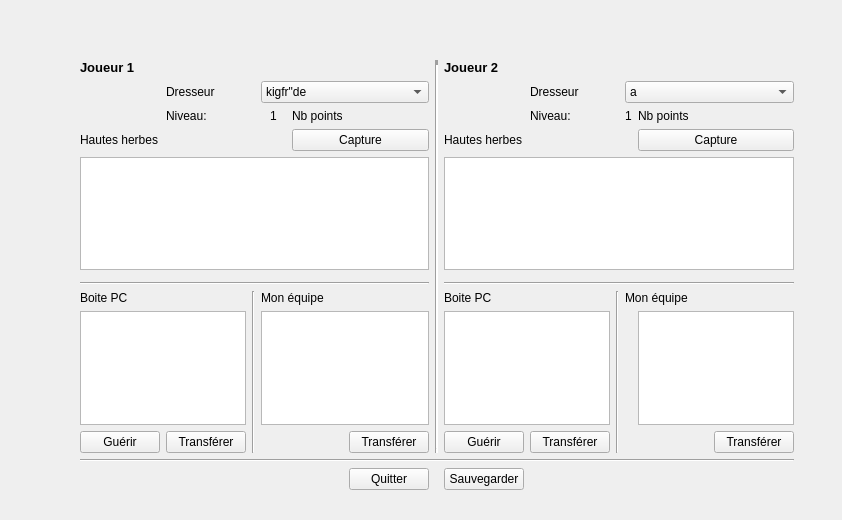
<?xml version="1.0" encoding="UTF-8"?>
<ui version="4.0">
 <class>Widget</class>
 <widget class="QMainWindow" name="Widget">
  <property name="geometry">
   <rect>
    <x>0</x>
    <y>0</y>
    <width>842</width>
    <height>520</height>
   </rect>
  </property>
  <property name="windowTitle">
   <string>Widget</string>
  </property>
  <widget class="QWidget" name="centralwidget">
   <widget class="QStackedWidget" name="stackedWidget">
    <property name="geometry">
     <rect>
      <x>10</x>
      <y>10</y>
      <width>821</width>
      <height>501</height>
     </rect>
    </property>
    <property name="currentIndex">
     <number>2</number>
    </property>
    <widget class="QWidget" name="menu">
     <widget class="QWidget" name="gridLayoutWidget_3">
      <property name="geometry">
       <rect>
        <x>280</x>
        <y>190</y>
        <width>281</width>
        <height>131</height>
       </rect>
      </property>
      <layout class="QGridLayout" name="gridLayout_3">
       <item row="1" column="0">
        <widget class="QPushButton" name="jouer">
         <property name="text">
          <string>JOUER</string>
         </property>
        </widget>
       </item>
       <item row="0" column="0">
        <widget class="QLabel" name="label_20">
         <property name="text">
          <string>MENU</string>
         </property>
         <property name="alignment">
          <set>Qt::AlignCenter</set>
         </property>
        </widget>
       </item>
       <item row="2" column="0">
        <widget class="QPushButton" name="gerer">
         <property name="text">
          <string>GERER</string>
         </property>
        </widget>
       </item>
      </layout>
     </widget>
    </widget>
    <widget class="QWidget" name="jouer_2">
     <property name="autoFillBackground">
      <bool>false</bool>
     </property>
     <widget class="QWidget" name="gridLayoutWidget_2">
      <property name="geometry">
       <rect>
        <x>150</x>
        <y>70</y>
        <width>542</width>
        <height>321</height>
       </rect>
      </property>
      <layout class="QGridLayout" name="gridLayout_2">
       <property name="leftMargin">
        <number>0</number>
       </property>
       <property name="topMargin">
        <number>0</number>
       </property>
       <property name="rightMargin">
        <number>0</number>
       </property>
       <property name="bottomMargin">
        <number>0</number>
       </property>
       <item row="7" column="5">
        <widget class="QProgressBar" name="progressBar_4">
         <property name="layoutDirection">
          <enum>Qt::RightToLeft</enum>
         </property>
         <property name="maximum">
          <number>500</number>
         </property>
         <property name="value">
          <number>386</number>
         </property>
         <property name="format">
          <string>%v/%m PV</string>
         </property>
        </widget>
       </item>
       <item row="0" column="5">
        <spacer name="horizontalSpacer_3">
         <property name="orientation">
          <enum>Qt::Horizontal</enum>
         </property>
         <property name="sizeHint" stdset="0">
          <size>
           <width>40</width>
           <height>20</height>
          </size>
         </property>
        </spacer>
       </item>
       <item row="0" column="3" rowspan="8">
        <widget class="Line" name="line_4">
         <property name="orientation">
          <enum>Qt::Vertical</enum>
         </property>
        </widget>
       </item>
       <item row="7" column="0">
        <widget class="QProgressBar" name="progressBar_3">
         <property name="maximum">
          <number>500</number>
         </property>
         <property name="value">
          <number>172</number>
         </property>
         <property name="format">
          <string>%v/%m PV</string>
         </property>
        </widget>
       </item>
       <item row="0" column="1">
        <widget class="QProgressBar" name="progressBar">
         <property name="enabled">
          <bool>true</bool>
         </property>
         <property name="font">
          <font>
           <kerning>true</kerning>
          </font>
         </property>
         <property name="layoutDirection">
          <enum>Qt::RightToLeft</enum>
         </property>
         <property name="maximum">
          <number>500</number>
         </property>
         <property name="value">
          <number>386</number>
         </property>
         <property name="textVisible">
          <bool>true</bool>
         </property>
         <property name="format">
          <string>%v/%m PV</string>
         </property>
        </widget>
       </item>
       <item row="1" column="0">
        <spacer name="horizontalSpacer_2">
         <property name="orientation">
          <enum>Qt::Horizontal</enum>
         </property>
         <property name="sizeHint" stdset="0">
          <size>
           <width>40</width>
           <height>20</height>
          </size>
         </property>
        </spacer>
       </item>
       <item row="6" column="4">
        <widget class="QPushButton" name="pushButton_13">
         <property name="text">
          <string>ATTAQUE</string>
         </property>
        </widget>
       </item>
       <item row="7" column="4">
        <widget class="QPushButton" name="menu_3">
         <property name="text">
          <string>Menu</string>
         </property>
        </widget>
       </item>
       <item row="6" column="1">
        <widget class="QPushButton" name="pushButton_12">
         <property name="text">
          <string>ATTAQUE</string>
         </property>
        </widget>
       </item>
       <item row="5" column="4">
        <spacer name="verticalSpacer">
         <property name="orientation">
          <enum>Qt::Vertical</enum>
         </property>
         <property name="sizeHint" stdset="0">
          <size>
           <width>20</width>
           <height>80</height>
          </size>
         </property>
        </spacer>
       </item>
       <item row="3" column="5">
        <spacer name="verticalSpacer_2">
         <property name="orientation">
          <enum>Qt::Vertical</enum>
         </property>
         <property name="sizeHint" stdset="0">
          <size>
           <width>20</width>
           <height>40</height>
          </size>
         </property>
        </spacer>
       </item>
       <item row="7" column="1">
        <widget class="QPushButton" name="menu_2">
         <property name="text">
          <string>Menu</string>
         </property>
        </widget>
       </item>
       <item row="0" column="0">
        <spacer name="horizontalSpacer">
         <property name="orientation">
          <enum>Qt::Horizontal</enum>
         </property>
         <property name="sizeHint" stdset="0">
          <size>
           <width>40</width>
           <height>20</height>
          </size>
         </property>
        </spacer>
       </item>
       <item row="5" column="5" rowspan="2">
        <widget class="QLabel" name="test_img">
         <property name="sizePolicy">
          <sizepolicy hsizetype="Preferred" vsizetype="Preferred">
           <horstretch>0</horstretch>
           <verstretch>0</verstretch>
          </sizepolicy>
         </property>
         <property name="text">
          <string> </string>
         </property>
         <property name="textFormat">
          <enum>Qt::AutoText</enum>
         </property>
        </widget>
       </item>
       <item row="0" column="4">
        <widget class="QProgressBar" name="progressBar_2">
         <property name="layoutDirection">
          <enum>Qt::LeftToRight</enum>
         </property>
         <property name="maximum">
          <number>500</number>
         </property>
         <property name="value">
          <number>172</number>
         </property>
         <property name="textDirection">
          <enum>QProgressBar::TopToBottom</enum>
         </property>
         <property name="format">
          <string>%v/%m PV</string>
         </property>
        </widget>
       </item>
       <item row="4" column="5">
        <widget class="QLabel" name="label_15">
         <property name="text">
          <string> </string>
         </property>
        </widget>
       </item>
       <item row="5" column="0" rowspan="2">
        <widget class="QLabel" name="img2">
         <property name="text">
          <string/>
         </property>
        </widget>
       </item>
       <item row="1" column="1" rowspan="3">
        <widget class="QLabel" name="img3">
         <property name="text">
          <string/>
         </property>
        </widget>
       </item>
       <item row="1" column="4" rowspan="3">
        <widget class="QLabel" name="img1">
         <property name="text">
          <string> </string>
         </property>
        </widget>
       </item>
      </layout>
     </widget>
    </widget>
    <widget class="QWidget" name="gerer_2">
     <widget class="QWidget" name="gridLayoutWidget">
      <property name="geometry">
       <rect>
        <x>70</x>
        <y>50</y>
        <width>714</width>
        <height>430</height>
       </rect>
      </property>
      <layout class="QGridLayout" name="gridLayout">
       <item row="10" column="0">
        <widget class="QPushButton" name="pushButton_3">
         <property name="text">
          <string>Guérir</string>
         </property>
        </widget>
       </item>
       <item row="10" column="5">
        <widget class="QPushButton" name="pushButton_7">
         <property name="text">
          <string>Transférer</string>
         </property>
        </widget>
       </item>
       <item row="10" column="1">
        <widget class="QPushButton" name="pushButton_4">
         <property name="text">
          <string>Transférer</string>
         </property>
        </widget>
       </item>
       <item row="1" column="0" colspan="2">
        <widget class="QLabel" name="label">
         <property name="font">
          <font>
           <pointsize>10</pointsize>
           <bold>true</bold>
          </font>
         </property>
         <property name="text">
          <string>Joueur 1</string>
         </property>
        </widget>
       </item>
       <item row="8" column="7" colspan="2">
        <widget class="QLabel" name="label_18">
         <property name="text">
          <string>Boite PC</string>
         </property>
        </widget>
       </item>
       <item row="8" column="3" colspan="3">
        <widget class="QLabel" name="label_16">
         <property name="text">
          <string>Mon équipe</string>
         </property>
        </widget>
       </item>
       <item row="12" column="7">
        <widget class="QPushButton" name="pushButton_10">
         <property name="text">
          <string>Sauvegarder</string>
         </property>
        </widget>
       </item>
       <item row="2" column="3" colspan="3">
        <widget class="QComboBox" name="comboBox">
         <item>
          <property name="text">
           <string>kigfr&quot;de</string>
          </property>
         </item>
         <item>
          <property name="text">
           <string>efgsgs</string>
          </property>
         </item>
        </widget>
       </item>
       <item row="2" column="1">
        <widget class="QLabel" name="label_4">
         <property name="text">
          <string>Dresseur</string>
         </property>
        </widget>
       </item>
       <item row="7" column="7" colspan="6">
        <widget class="Line" name="line_3">
         <property name="orientation">
          <enum>Qt::Horizontal</enum>
         </property>
        </widget>
       </item>
       <item row="4" column="0" colspan="2">
        <widget class="QLabel" name="label_13">
         <property name="text">
          <string>Hautes herbes</string>
         </property>
        </widget>
       </item>
       <item row="3" column="8">
        <widget class="QLabel" name="label_8">
         <property name="text">
          <string>Niveau:</string>
         </property>
        </widget>
       </item>
       <item row="7" column="0" colspan="6">
        <widget class="Line" name="line_2">
         <property name="orientation">
          <enum>Qt::Horizontal</enum>
         </property>
        </widget>
       </item>
       <item row="9" column="0" colspan="2">
        <widget class="QTableView" name="tableView_4"/>
       </item>
       <item row="3" column="5">
        <widget class="QLabel" name="label_7">
         <property name="text">
          <string/>
         </property>
        </widget>
       </item>
       <item row="8" column="2" rowspan="3">
        <widget class="Line" name="line_5">
         <property name="orientation">
          <enum>Qt::Vertical</enum>
         </property>
        </widget>
       </item>
       <item row="3" column="11">
        <widget class="QLabel" name="label_10">
         <property name="text">
          <string>Nb points</string>
         </property>
        </widget>
       </item>
       <item row="10" column="7">
        <widget class="QPushButton" name="pushButton_5">
         <property name="text">
          <string>Guérir</string>
         </property>
        </widget>
       </item>
       <item row="8" column="0" colspan="2">
        <widget class="QLabel" name="label_17">
         <property name="text">
          <string>Boite PC</string>
         </property>
        </widget>
       </item>
       <item row="2" column="10" colspan="3">
        <widget class="QComboBox" name="comboBox_2">
         <item>
          <property name="text">
           <string>a</string>
          </property>
         </item>
         <item>
          <property name="text">
           <string>b</string>
          </property>
         </item>
        </widget>
       </item>
       <item row="12" column="5">
        <widget class="QPushButton" name="menu_4">
         <property name="text">
          <string>Quitter</string>
         </property>
        </widget>
       </item>
       <item row="4" column="4" colspan="2">
        <widget class="QPushButton" name="pushButton">
         <property name="text">
          <string>Capture</string>
         </property>
        </widget>
       </item>
       <item row="1" column="6" rowspan="10">
        <widget class="Line" name="line">
         <property name="autoFillBackground">
          <bool>false</bool>
         </property>
         <property name="lineWidth">
          <number>5</number>
         </property>
         <property name="orientation">
          <enum>Qt::Vertical</enum>
         </property>
        </widget>
       </item>
       <item row="3" column="3">
        <widget class="QLabel" name="label_6">
         <property name="text">
          <string>1</string>
         </property>
         <property name="alignment">
          <set>Qt::AlignCenter</set>
         </property>
        </widget>
       </item>
       <item row="3" column="1">
        <widget class="QLabel" name="label_3">
         <property name="text">
          <string>Niveau:</string>
         </property>
        </widget>
       </item>
       <item row="1" column="7">
        <widget class="QLabel" name="label_2">
         <property name="font">
          <font>
           <pointsize>10</pointsize>
           <bold>true</bold>
          </font>
         </property>
         <property name="text">
          <string>Joueur 2</string>
         </property>
        </widget>
       </item>
       <item row="11" column="0" colspan="13">
        <widget class="Line" name="line_7">
         <property name="orientation">
          <enum>Qt::Horizontal</enum>
         </property>
        </widget>
       </item>
       <item row="2" column="8">
        <widget class="QLabel" name="label_12">
         <property name="text">
          <string>Dresseur</string>
         </property>
        </widget>
       </item>
       <item row="5" column="0" colspan="6">
        <widget class="QTableView" name="tableView_5">
         <property name="alternatingRowColors">
          <bool>false</bool>
         </property>
         <property name="sortingEnabled">
          <bool>false</bool>
         </property>
        </widget>
       </item>
       <item row="8" column="9" rowspan="3">
        <widget class="Line" name="line_6">
         <property name="orientation">
          <enum>Qt::Vertical</enum>
         </property>
        </widget>
       </item>
       <item row="3" column="10">
        <widget class="QLabel" name="label_9">
         <property name="text">
          <string>1</string>
         </property>
         <property name="alignment">
          <set>Qt::AlignCenter</set>
         </property>
        </widget>
       </item>
       <item row="4" column="7" colspan="2">
        <widget class="QLabel" name="label_14">
         <property name="text">
          <string>Hautes herbes</string>
         </property>
        </widget>
       </item>
       <item row="9" column="3" colspan="3">
        <widget class="QTableView" name="tableView"/>
       </item>
       <item row="9" column="7" colspan="2">
        <widget class="QTableView" name="tableView_2"/>
       </item>
       <item row="3" column="4">
        <widget class="QLabel" name="label_5">
         <property name="text">
          <string>Nb points</string>
         </property>
        </widget>
       </item>
       <item row="10" column="8">
        <widget class="QPushButton" name="pushButton_6">
         <property name="text">
          <string>Transférer</string>
         </property>
        </widget>
       </item>
       <item row="9" column="11" colspan="2">
        <widget class="QTableView" name="tableView_3"/>
       </item>
       <item row="8" column="10" colspan="3">
        <widget class="QLabel" name="label_19">
         <property name="text">
          <string>Mon équipe</string>
         </property>
        </widget>
       </item>
       <item row="10" column="12">
        <widget class="QPushButton" name="pushButton_8">
         <property name="text">
          <string>Transférer</string>
         </property>
        </widget>
       </item>
       <item row="3" column="12">
        <widget class="QLabel" name="label_11">
         <property name="enabled">
          <bool>true</bool>
         </property>
         <property name="text">
          <string/>
         </property>
        </widget>
       </item>
       <item row="4" column="11" colspan="2">
        <widget class="QPushButton" name="pushButton_2">
         <property name="text">
          <string>Capture</string>
         </property>
        </widget>
       </item>
       <item row="5" column="7" colspan="6">
        <widget class="QTableView" name="tableView_6">
         <property name="alternatingRowColors">
          <bool>false</bool>
         </property>
         <property name="sortingEnabled">
          <bool>false</bool>
         </property>
        </widget>
       </item>
      </layout>
     </widget>
    </widget>
   </widget>
  </widget>
 </widget>
 <resources/>
 <connections>
  <connection>
   <sender>progressBar</sender>
   <signal>valueChanged(int)</signal>
   <receiver>Widget</receiver>
   <slot>test()</slot>
   <hints>
    <hint type="sourcelabel">
     <x>402</x>
     <y>112</y>
    </hint>
    <hint type="destinationlabel">
     <x>951</x>
     <y>181</y>
    </hint>
   </hints>
  </connection>
  <connection>
   <sender>jouer</sender>
   <signal>pressed()</signal>
   <receiver>Widget</receiver>
   <slot>test()</slot>
   <hints>
    <hint type="sourcelabel">
     <x>518</x>
     <y>386</y>
    </hint>
    <hint type="destinationlabel">
     <x>908</x>
     <y>382</y>
    </hint>
   </hints>
  </connection>
  <connection>
   <sender>gerer</sender>
   <signal>pressed()</signal>
   <receiver>Widget</receiver>
   <slot>test()</slot>
   <hints>
    <hint type="sourcelabel">
     <x>597</x>
     <y>419</y>
    </hint>
    <hint type="destinationlabel">
     <x>908</x>
     <y>421</y>
    </hint>
   </hints>
  </connection>
  <connection>
   <sender>menu_2</sender>
   <signal>pressed()</signal>
   <receiver>Widget</receiver>
   <slot>test()</slot>
   <hints>
    <hint type="sourcelabel">
     <x>457</x>
     <y>411</y>
    </hint>
    <hint type="destinationlabel">
     <x>484</x>
     <y>564</y>
    </hint>
   </hints>
  </connection>
  <connection>
   <sender>menu_3</sender>
   <signal>pressed()</signal>
   <receiver>Widget</receiver>
   <slot>test()</slot>
   <hints>
    <hint type="sourcelabel">
     <x>576</x>
     <y>411</y>
    </hint>
    <hint type="destinationlabel">
     <x>558</x>
     <y>571</y>
    </hint>
   </hints>
  </connection>
  <connection>
   <sender>menu_4</sender>
   <signal>pressed()</signal>
   <receiver>Widget</receiver>
   <slot>test()</slot>
   <hints>
    <hint type="sourcelabel">
     <x>442</x>
     <y>433</y>
    </hint>
    <hint type="destinationlabel">
     <x>438</x>
     <y>568</y>
    </hint>
   </hints>
  </connection>
 </connections>
 <slots>
  <slot>test()</slot>
 </slots>
</ui>
